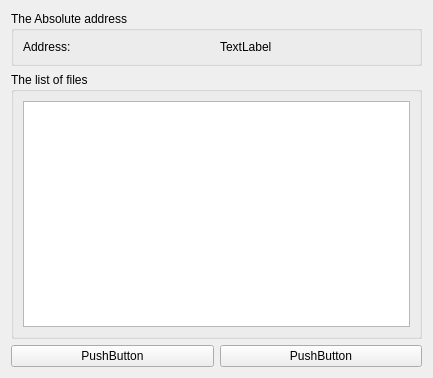
<?xml version="1.0" encoding="UTF-8"?>
<ui version="4.0">
 <class>module_TaskInformation</class>
 <widget class="QWidget" name="module_TaskInformation">
  <property name="geometry">
   <rect>
    <x>0</x>
    <y>0</y>
    <width>433</width>
    <height>378</height>
   </rect>
  </property>
  <property name="windowTitle">
   <string>Form</string>
  </property>
  <layout class="QVBoxLayout" name="verticalLayout">
   <item>
    <widget class="QGroupBox" name="groupBox">
     <property name="title">
      <string>The Absolute address</string>
     </property>
     <layout class="QGridLayout" name="gridLayout">
      <item row="0" column="0">
       <layout class="QHBoxLayout" name="horizontalLayout_2">
        <item>
         <widget class="QLabel" name="label">
          <property name="text">
           <string>Address:</string>
          </property>
         </widget>
        </item>
        <item>
         <widget class="QLabel" name="label_2">
          <property name="text">
           <string>TextLabel</string>
          </property>
         </widget>
        </item>
       </layout>
      </item>
     </layout>
    </widget>
   </item>
   <item>
    <widget class="QGroupBox" name="groupBox_2">
     <property name="title">
      <string>The list of files</string>
     </property>
     <layout class="QGridLayout" name="gridLayout_2">
      <item row="0" column="0">
       <widget class="QListView" name="listView"/>
      </item>
     </layout>
    </widget>
   </item>
   <item>
    <layout class="QHBoxLayout" name="horizontalLayout">
     <item>
      <widget class="QPushButton" name="Button_NO">
       <property name="text">
        <string>PushButton</string>
       </property>
      </widget>
     </item>
     <item>
      <widget class="QPushButton" name="Button_OK">
       <property name="text">
        <string>PushButton</string>
       </property>
      </widget>
     </item>
    </layout>
   </item>
  </layout>
 </widget>
 <resources/>
 <connections/>
</ui>
